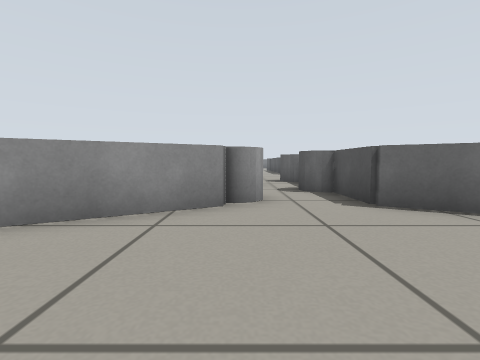
View 1 (above)

18 first-person views from a walk through a world built for the Gazebo simulator. The camera is 0.37 m above the floor, tilts 4° down and sees 85° across. The floor is counted in squares, 0.5 m on a side. Each view is taken from the middle of a square. On the plan, view 1 faces up. The plan holds only what a view shows up to about 9 squares ahead; the rest is blank. The place goes on beyond the plan.

View 2
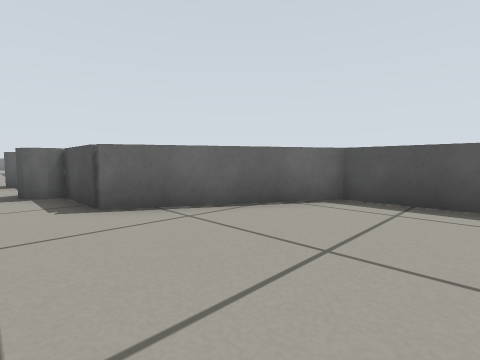

View 3
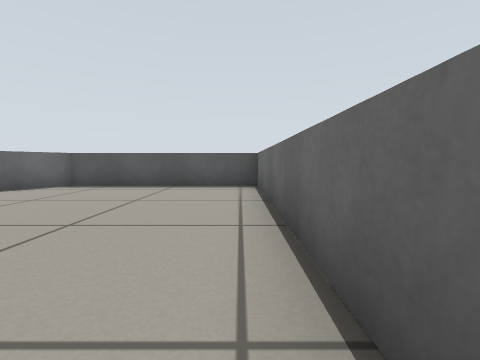

View 4
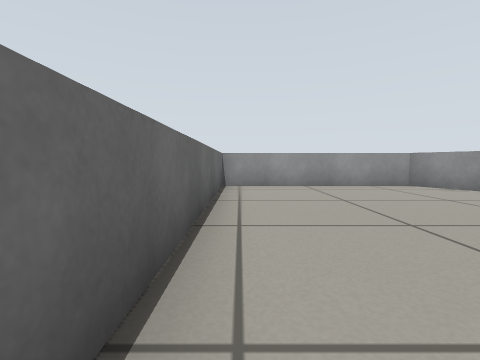

View 5
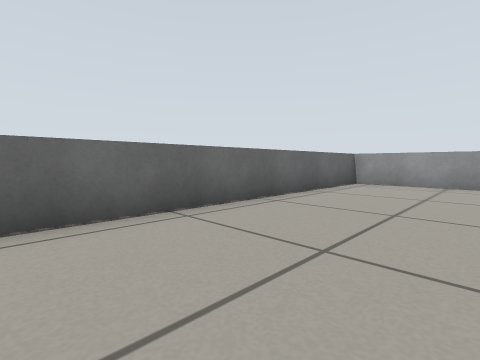

View 6
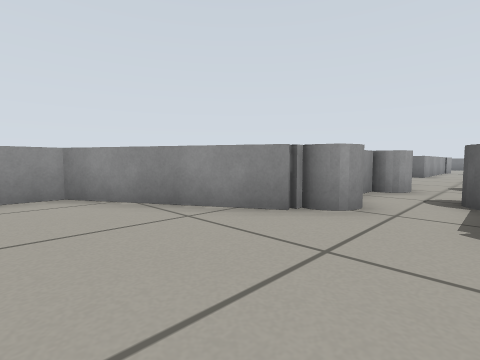

View 7
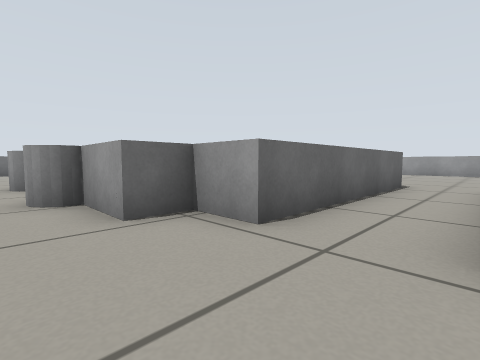

View 8
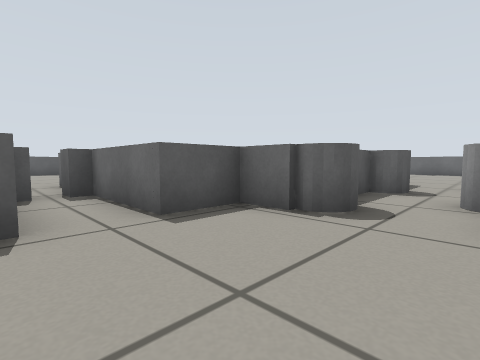

View 9
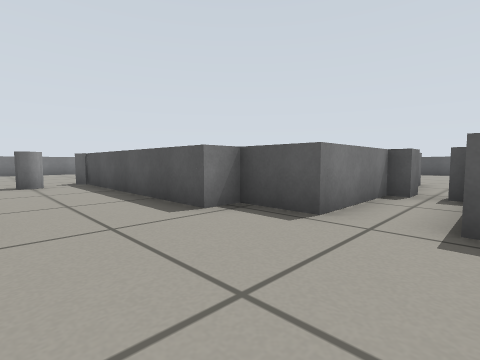

View 10
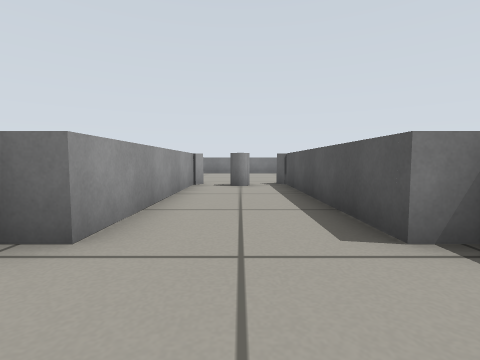

View 11
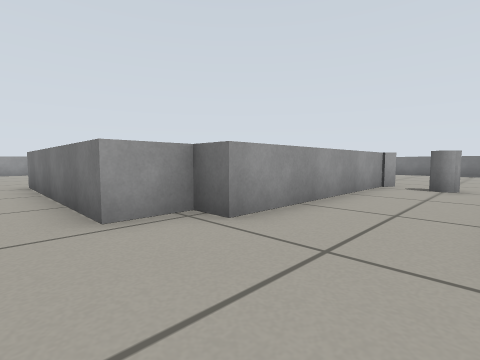

View 12
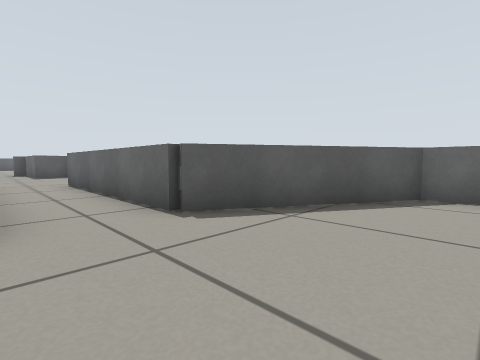

View 13
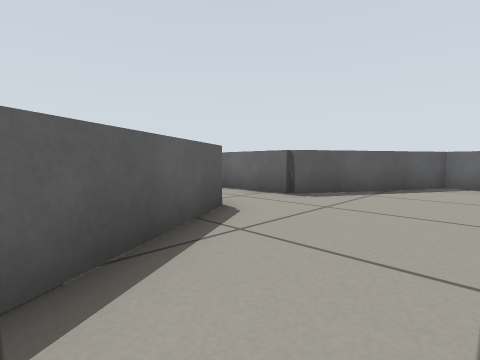

View 14
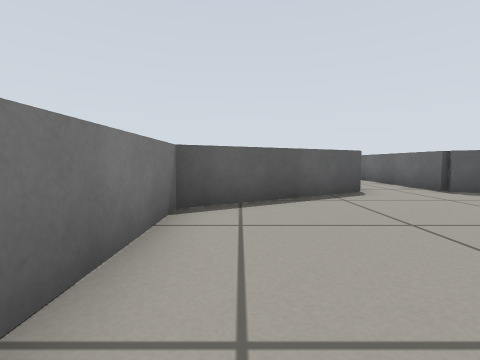

View 15
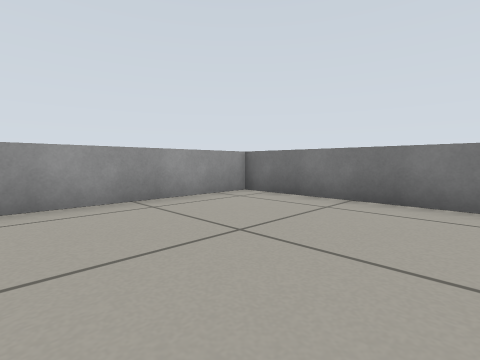

View 16
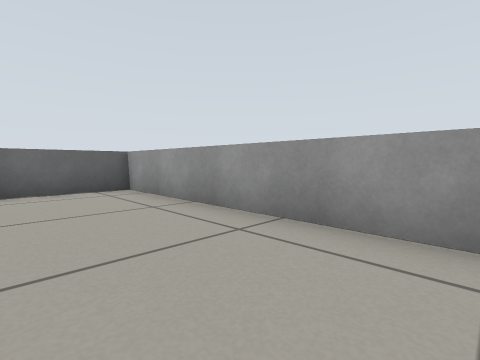

View 17
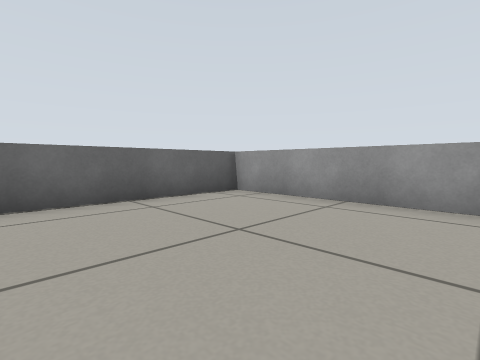

View 18
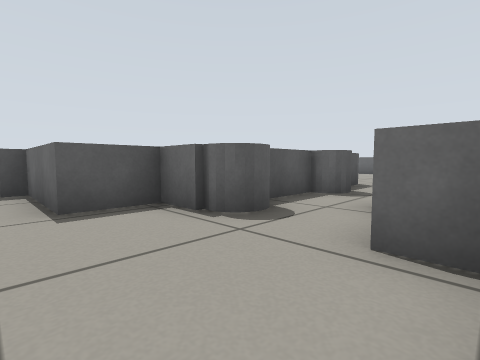

### Floor plan
Ten units are one square. View 1 is at (0, 0); x grows to the right and y downward. Boxes are objects, and circles mark ways between rooms. Rooms are numbered by the first view taken in them; rooms with no view inside come last. Other rooms are left out.
<svg viewBox="-163 -224 243 264">
<path fill="none" stroke="#000" d="M-2 -43 -40 -22 -40 35 60 35 60 -22 23 -43 23 -55M25 -153 25 -213 22 -217M-13 -153 -13 -140M-13 -120 -13 -107 -3 -107 -3 -95M21 -107 33 -107 33 -122 62 -122M62 -137 33 -137 33 -153M-2 -219 -5 -213 -5 -153M-13 -140 -76 -140 -99 -180 -158 -180 -158 -80 -99 -80 -76 -120 -13 -120"/>
<rect x="-15" y="-55" width="20" height="10" fill="#bbb"><title>grey cylinder</title></rect>
<rect x="5" y="-215" width="10" height="10" fill="#bbb"><title>grey cylinder</title></rect>
<rect x="15" y="-105" width="10" height="10" fill="#bbb"><title>grey cylinder</title></rect>
<rect x="65" y="-135" width="10" height="20" fill="#bbb"><title>grey box</title></rect>
<circle cx="0" cy="-130" r="3" fill="#2a7"/>
<text x="10" y="0">1</text>
<text x="10" y="-160">2</text>
<text x="-110" y="-130">3</text>
</svg>
Room 2 opens to room 3.

Where each view was taken, in squares from view 1:
view 1: 0 up, 0 right, facing up
view 2: 0 up, 1 right, facing up-right
view 3: 3 down, 2 left, facing right
view 4: 3 down, 4 right, facing left
view 5: 0 up, 5 right, facing down-left
view 6: 1 up, 2 right, facing up-left
view 7: 14 up, 1 right, facing down-left
view 8: 14 up, 0 right, facing down-right
view 9: 12 up, 0 right, facing up-right
view 10: 13 up, 1 right, facing up
view 11: 13 up, 2 right, facing up-left
view 12: 14 up, 11 left, facing down-right
view 13: 17 up, 11 left, facing down-right
view 14: 17 up, 14 left, facing right
view 15: 13 up, 11 left, facing up-left
view 16: 15 up, 13 left, facing down-left
view 17: 13 up, 11 left, facing down-left
view 18: 13 up, 1 left, facing down-right
